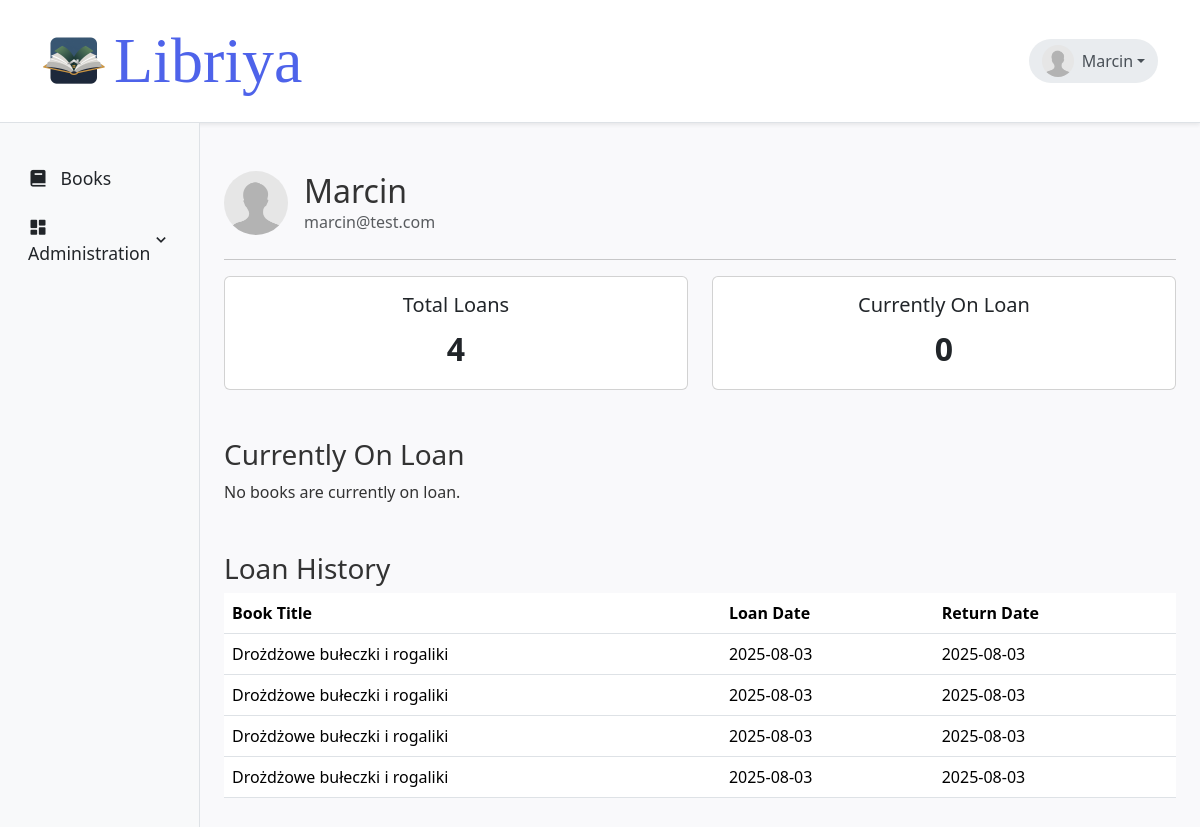
The app's page /profile/1 with its own data.
### app/models.py (models this page shows, shortened)
class User(db.Model):
    id = db.Column(db.Integer, primary_key=True)
    username = db.Column(db.String(50), unique=True,
                         nullable=False, index=True)
    email = db.Column(db.String(120), unique=True, nullable=False, index=True)
    password_hash = db.Column(db.String(128), nullable=False)
    image_file = db.Column(db.String(20), nullable=False, default='default.jpg')
    loans = db.relationship('Loan', back_populates='user', lazy=True)
    is_admin = db.Column(db.Boolean, default=False)

class Loan(db.Model):
    id = db.Column(db.Integer, primary_key=True)
    book_id = db.Column(db.Integer, db.ForeignKey('book.id'), nullable=False)
    user_id = db.Column(db.Integer, db.ForeignKey('user.id'), nullable=False)
    loan_date = db.Column(db.DateTime, default=db.func.current_timestamp())
    return_date = db.Column(db.DateTime)
    book = db.relationship('Book', backref='loans')
    user = db.relationship('User', back_populates='loans')

class Book(db.Model):
    id = db.Column(db.Integer, primary_key=True)
    isbn = db.Column(db.String(13), unique=True, nullable=False, index=True)
    title = db.Column(db.String(200), nullable=False, index=True)
    author_id = db.Column(db.Integer, db.ForeignKey(
        'author.id'), nullable=False)
    genre_id = db.Column(db.Integer, db.ForeignKey(
        'genre.id'), nullable=False)
    year = db.Column(db.Integer, nullable=False)
    cover = db.Column(db.String(200))
    is_available = db.Column(db.Boolean, default=True)

### app/routes.py (the view)
@bp.route("/profile/<int:user_id>")
def user_profile(user_id):
    user = User.query.get_or_404(user_id)
    all_loans = sorted(user.loans, key=lambda x: x.loan_date, reverse=True)
    active_loans = [loan for loan in all_loans if loan.return_date is None]
    loan_history = [loan for loan in all_loans if loan.return_date is not None]
    return render_template(
        "user_profile.html",
        user=user,
        loans=all_loans,
        active_loans=active_loans,
        loan_history=loan_history,
        title=f"{user.username}'s Profile"
    )

### libriya.py (called while the page is built)
@app.context_processor
def inject_current_user():
    from app.models import User
    user = db.session.query(User).first()
    return dict(current_user=user)

### app/templates/user_profile.html
{% extends "layout.html" %}
{% block content %}
<div class="container mt-5">
    <div class="d-flex align-items-center mb-4">
        <img class="rounded-circle" src="{{ url_for('static', filename='uploads/' + user.image_file) }}" style="width: 64px; height: 64px; object-fit: cover;">
        <div class="ms-3">
            <h2 class="mb-0">{{ user.username }}</h2>
            <p class="text-muted mb-0">{{ user.email }}</p>
        </div>
    </div>
    <hr>
    <div class="row mb-4">
        <div class="col-md-6">
            <div class="card text-center h-100">
                <div class="card-body">
                    <h5 class="card-title">Total Loans</h5>
                    <p class="card-text fs-2 fw-bold">{{ loans|length }}</p>
                </div>
            </div>
        </div>
        <div class="col-md-6">
            <div class="card text-center h-100">
                <div class="card-body">
                    <h5 class="card-title">Currently On Loan</h5>
                    <p class="card-text fs-2 fw-bold">{{ active_loans|length }}</p>
                </div>
            </div>
        </div>
    </div>
    <h3 class="mt-5">Currently On Loan</h3>
    {% if active_loans %}
    <table class="table table-hover">
        <thead>
            <tr>
                <th>Book Title</th>
                <th>Loan Date</th>
                <th>Actions</th>
            </tr>
        </thead>
        <tbody>
            {% for loan in active_loans %}
            <tr>
                <td>{{ loan.book.title }}</td>
                <td>{{ loan.loan_date.strftime('%Y-%m-%d') }}</td>
                <td>
                    <form action="{{ url_for('main.return_loan', loan_id=loan.id) }}" method="POST"
                        style="display: inline;">
                        <button type="submit" class="btn btn-outline-warning btn-sm"><i
                                class="bx bx-log-out-circle"></i> Return</button>
                    </form>
                </td>
            </tr>
            {% endfor %}
        </tbody>
    </table>
    {% else %}
    <p>No books are currently on loan.</p>
    {% endif %}
    <h3 class="mt-5">Loan History</h3>
    {% if loan_history %}
    <table class="table table-hover">
        <thead>
            <tr>
                <th>Book Title</th>
                <th>Loan Date</th>
                <th>Return Date</th>
            </tr>
        </thead>
        <tbody>
            {% for loan in loan_history %}
            <tr>
                <td>{{ loan.book.title }}</td>
                <td>{{ loan.loan_date.strftime('%Y-%m-%d') }}</td>
                <td>{{ loan.return_date.strftime('%Y-%m-%d') }}</td>
            </tr>
            {% endfor %}
        </tbody>
    </table>
    {% else %}
    <p>No loan history.</p>
    {% endif %}
</div>
{% endblock %}

### app/templates/layout.html (shortened to what this page needs)
<!DOCTYPE html>
<html lang="en">
<head>
    <link href="https://cdn.jsdelivr.net/npm/bootstrap@5.3.3/dist/css/bootstrap.min.css" rel="stylesheet">
    <link href="https://unpkg.com/boxicons@2.1.4/css/boxicons.min.css" rel="stylesheet">
    <link rel="stylesheet" href="{{ url_for('static', filename='/css/style.css') }}">
</head>
<body>
    <nav class="navbar navbar-expand-lg navbar-light bg-white border-bottom shadow-sm">
        <div class="container">
            <a class="navbar-brand title-text d-flex align-items-center" href="/">
                <img src="{{ url_for('static', filename='/images/logo.png') }}" alt="Libriya" class="me-2"> Libriya
            </a>
            <div class="collapse navbar-collapse" id="navbarSupportedContent">
                <ul class="navbar-nav ms-auto mb-2 mb-lg-0 d-flex align-items-center">
                    <li class="nav-item dropdown">
                        <a class="user-display dropdown-toggle d-flex align-items-center" href="#" role="button"
                            id="userDropdown" data-bs-toggle="dropdown" aria-expanded="false">
                                <img class="rounded-circle me-2" src="{{ url_for('static', filename='uploads/' + current_user.image_file) }}" style="width: 32px; height: 32px; object-fit: cover;">
                                {{ current_user.username }}
                        </a>
                    </li>
                </ul>
            </div>
        </div>
    </nav>
    <div class="container-fluid">
        <div class="row">
            <nav id="sidebarMenu" class="col-md-2 d-none d-md-block bg-light sidebar border-end">
                <div class="position-sticky pt-3">
                    <ul class="nav nav-pills flex-column">
                        <li class="nav-item mb-1">
                            <a class="nav-link {% if active_page == 'books' %}active {% else %}text-dark {% endif %}"
                                href="{{ url_for('main.home') }}">
                                <i class='bx bxs-book align-middle me-2'></i>
                                <span class="align-middle">Books</span>
                            </a>
                        </li>
                        {% if current_user.is_admin %}
                        <li class="nav-item mb-1">
                            <a class="nav-link d-flex justify-content-between align-items-center {% if parent_page != 'admin' %}collapsed{% endif %} {% if parent_page == 'admin' %}active{% else %}text-dark{% endif %}"
                                data-bs-toggle="collapse" href="#adminMenu" role="button"
                                aria-expanded="{% if parent_page == 'admin' %}true{% else %}false{% endif %}"
                                aria-controls="adminMenu">
                                <span>
                                    <i class='bx bxs-dashboard align-middle me-2'></i>
                                    <span class="align-middle">Administration</span>
                                </span>
                                <i class='bx bx-chevron-down'></i>
                            </a>
                        </li>
                        {% endif %}
                    </ul>
                </div>
            </nav>
            <main class="col-md-10 ms-sm-auto">
                {% block content %}{% endblock %}
            </main>
        </div>
    </div>
</body>
</html>

### app/static/css/style.css (style rules this page uses)
body { background-color: #f9f9fb; font-family: 'Segoe UI', Tahoma, Geneva, Verdana, sans-serif; color: #333; }
.navbar-brand.title-text { font-family: "Cormorant Garamond", serif; font-optical-sizing: auto; font-weight: 400; font-style: normal; font-size: 64px; }
h2 { margin-bottom: 1rem; }
.navbar { background-color: #ffffff; border-bottom: 1px solid #e2e2e2; }
.navbar-brand { font-weight: bold; color: #4e63ea !important; font-size: 1.4rem; }
.table thead { background-color: #f1f3f5; }
.container img { width: 64px; height: 64px; }
.sidebar { position: -webkit-sticky; position: sticky; top: 0; height: calc(100vh - 96px); padding-top: 1rem; overflow-x: hidden; overflow-y: auto; }
.sidebar .nav-link { font-size: 1.1rem; }
.sidebar .nav-link .bx { font-size: 1.25rem; }
.user-display { padding: 0.4rem 0.8rem; border-radius: 50rem; background-color: #e9ecef; color: #495057; font-weight: 500; }
.user-display.dropdown-toggle { text-decoration: none; }
.sidebar .nav-link[data-bs-toggle="collapse"] { cursor: pointer; }
.sidebar .nav-link[data-bs-toggle="collapse"] .bx-chevron-down { transition: transform 0.2s ease-in-out; }

### records on screen
User: image_file (placeholder picture), username "Marcin", email "marcin@test.com"
Loan: book "Drożdżowe bułeczki i rogaliki", loan_date "2025-08-03", return_date "2025-08-03"
Loan: book "Drożdżowe bułeczki i rogaliki", loan_date "2025-08-03", return_date "2025-08-03"
Loan: book "Drożdżowe bułeczki i rogaliki", loan_date "2025-08-03", return_date "2025-08-03"
Loan: book "Drożdżowe bułeczki i rogaliki", loan_date "2025-08-03", return_date "2025-08-03"

### other values on screen
{{ loans|length }} "4"
{{ active_loans|length }} "0"
